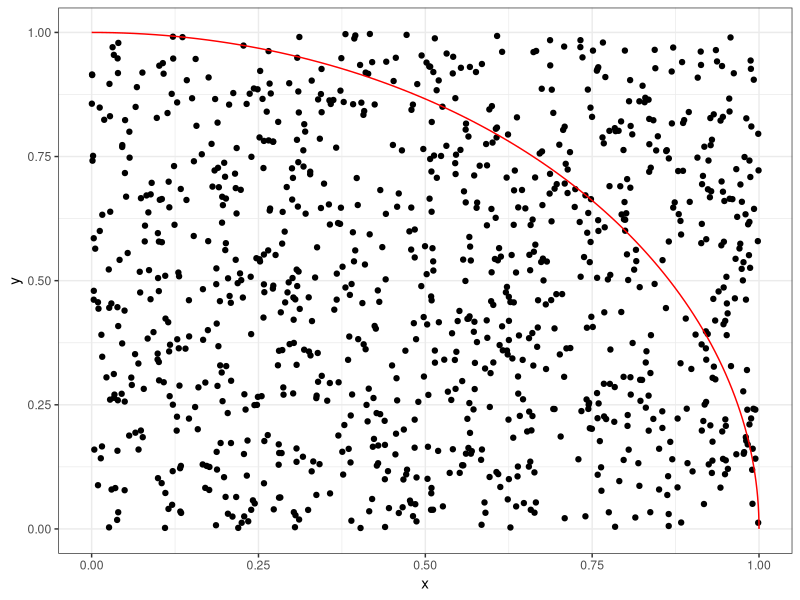

The R source for this figure:
## ---- chunk 1
options(htmltools.dir.version = FALSE)
## ---- chunk 2
system.time(Sys.sleep(1.2))[3]
## ---- chunk 3
hello = function() print("hi")
hello = compiler::cmpfun(hello)
compiler::disassemble(hello)
## ---- chunk 4
set.seed(1234)
n = 1000
x = runif(n)
y = runif(n)

circ_pts = seq(0, pi/2,length.out=100)
library(ggplot2)
g = ggplot(data.frame(x=x, y=y), aes(x, y)) +
  theme_bw() +
  geom_point() +
  annotate("path",
   x = 0 + 1*cos(circ_pts),
   y = 0 + 1*sin(circ_pts),
   color="red"
  )
## ---- chunk 5
g
## ---- chunk 6
pi_sim = function(n=1e6, seed=1234)
{
  set.seed(seed)
  x = runif(n)
  y = runif(n)
  
  s = 0
  for (i in 1:n)
  {
    if (x[i]*x[i] + y[i]*y[i] < 1)
      s = s + 1
  }
  
  4 * s / n
}
## ---- chunk 7
system.time({
  pi_est <- pi_sim()
})[3]
pi_est

pi_sim_cmp <- compiler::cmpfun(pi_sim)
system.time({
  pi_est <- pi_sim_cmp()
})[3]
## ---- chunk 8
pi_sim_vec = function(n=1e6, seed=1234)
{
  set.seed(seed)
  x = runif(n)
  y = runif(n)
  4 * sum(x*x + y*y < 1) / n
}
## ---- chunk 9
system.time({
  pi_est <- pi_sim_vec()
})[3]
pi_est
